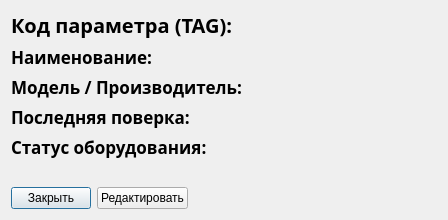
<?xml version="1.0" encoding="UTF-8"?>
<ui version="4.0">
 <class>SensorInfo</class>
 <widget class="QDialog" name="SensorInfo">
  <property name="geometry">
   <rect>
    <x>0</x>
    <y>0</y>
    <width>448</width>
    <height>220</height>
   </rect>
  </property>
  <property name="windowTitle">
   <string>Информация о датчике</string>
  </property>
  <layout class="QVBoxLayout" name="verticalLayout">
   <item>
    <layout class="QFormLayout" name="formLayout">
     <item row="0" column="0">
      <widget class="QLabel" name="lbl_tag">
       <property name="font">
        <font>
         <family>Noto Sans</family>
         <pointsize>15</pointsize>
         <weight>75</weight>
         <bold>true</bold>
        </font>
       </property>
       <property name="text">
        <string>Код параметра (TAG):</string>
       </property>
      </widget>
     </item>
     <item row="1" column="0">
      <widget class="QLabel" name="lbl_description">
       <property name="font">
        <font>
         <family>Noto Sans</family>
         <pointsize>13</pointsize>
         <weight>75</weight>
         <bold>true</bold>
        </font>
       </property>
       <property name="text">
        <string>Наименование:</string>
       </property>
       <property name="wordWrap">
        <bool>true</bool>
       </property>
      </widget>
     </item>
     <item row="2" column="0">
      <widget class="QLabel" name="lbl_model_info">
       <property name="font">
        <font>
         <family>Noto Sans</family>
         <pointsize>13</pointsize>
         <weight>75</weight>
         <bold>true</bold>
        </font>
       </property>
       <property name="text">
        <string>Модель / Производитель:</string>
       </property>
      </widget>
     </item>
     <item row="3" column="0">
      <widget class="QLabel" name="lbl_last_check">
       <property name="font">
        <font>
         <family>Noto Sans</family>
         <pointsize>13</pointsize>
         <weight>75</weight>
         <bold>true</bold>
        </font>
       </property>
       <property name="text">
        <string>Последняя поверка:</string>
       </property>
      </widget>
     </item>
     <item row="4" column="0">
      <widget class="QLabel" name="lbl_status">
       <property name="font">
        <font>
         <family>Noto Sans</family>
         <pointsize>13</pointsize>
         <weight>75</weight>
         <bold>true</bold>
        </font>
       </property>
       <property name="text">
        <string>Статус оборудования:</string>
       </property>
      </widget>
     </item>
    </layout>
   </item>
   <item>
    <layout class="QHBoxLayout" name="horizontalLayout">
     <item>
      <widget class="QPushButton" name="btn_close">
       <property name="text">
        <string>Закрыть</string>
       </property>
      </widget>
     </item>
     <item>
      <widget class="QPushButton" name="btn_edit">
       <property name="text">
        <string>Редактировать</string>
       </property>
      </widget>
     </item>
     <item>
      <spacer name="horizontalSpacer">
       <property name="orientation">
        <enum>Qt::Horizontal</enum>
       </property>
       <property name="sizeHint" stdset="0">
        <size>
         <width>40</width>
         <height>20</height>
        </size>
       </property>
      </spacer>
     </item>
    </layout>
   </item>
  </layout>
 </widget>
 <resources/>
 <connections/>
</ui>
